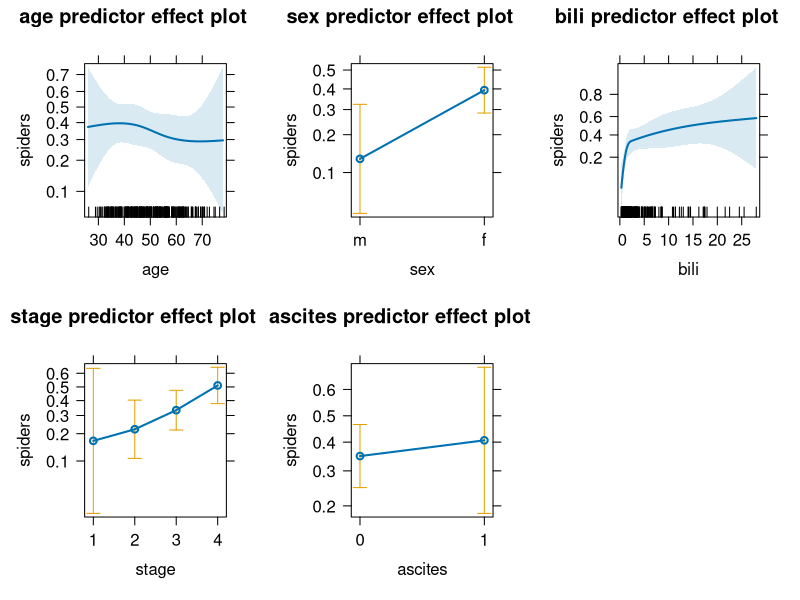
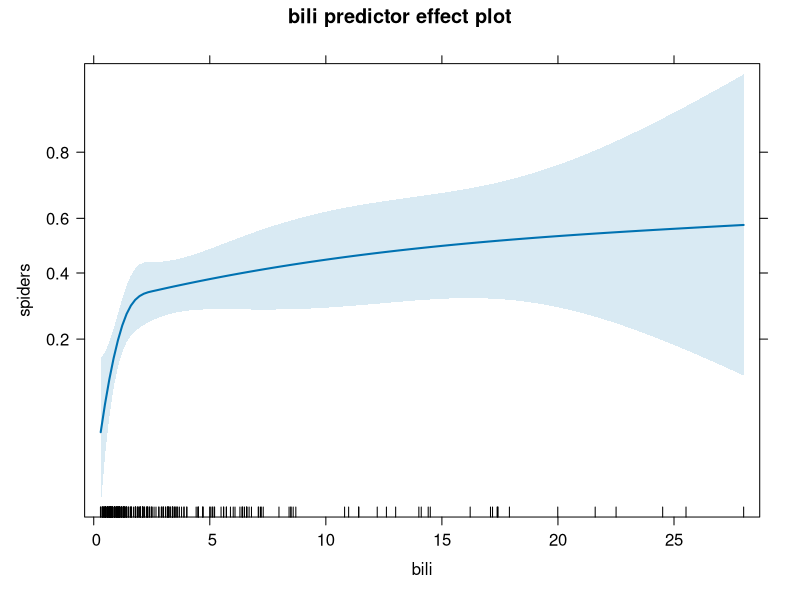
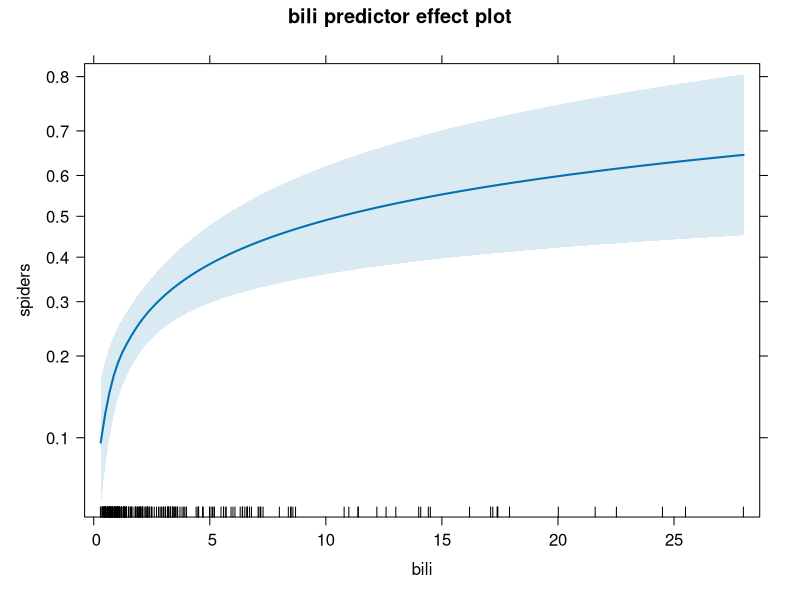

Here is the R script that generated these plots, in order:
## ---- chunk 1
library(knitr)
options(width = 100)

hint <- function(text) {
  id <- paste0('hint_', sample.int(1e10, size = 1))
    cat(
    paste0('\n',
      '<button type="button" class="btn btn-info btn-sm" data-toggle="collapse" ',
      'data-target="#', id, '">Hint</button>',
      '<div id = "', id, '" class="collapse" style="border:1px; ',
      'border-style:solid; padding: 1em; border-color:#1F78B4">',
      text, '</div>')
  )
}
set.seed(2020)
## ---- chunk 2
library(survival)
## ---- chunk 3
pbc <- survival::pbc
## ---- chunk 4
str(pbc[, c(5:11, 20)])
## ---- chunk 5
hint('Three of the variables of interest are coded as integer.')
## ---- chunk 6
table(pbc$spiders, exclude = NULL)
table(pbc$ascites, exclude = NULL)

#  In this case optional:
pbc$spiders <- factor(pbc$spiders)
pbc$stage <- factor(pbc$stage)
## ---- chunk 7
table(pbc$stage, exclude = NULL)
pbc$ascites <- factor(pbc$ascites)
## ---- chunk 8
hint("A logistic regression model is a GLM.")
hint("You need to specify the model `formula`, the `data` and the `family`.")
## ---- chunk 9
mod1 <- glm(spiders ~ age + sex + bili + stage + ascites, data = pbc,
            family = binomial())
summary(mod1)
## ---- chunk 10
smod1 <- capture.output(summary(mod1))
cat("[...]\n",
    paste0(smod1[25:28], sep = "\n"),
    "[...]")
## ---- chunk 11
cat(paste0(smod1[10:11], sep = "\n"),
    "[...]\n",
    paste0(smod1[15], sep = "\n"),
    "[...]"
    )
## ---- chunk 12
cat(paste0(smod1[10:11], sep = "\n"),
    "[...]\n",
    paste0(smod1[16:18], sep = "\n"),
    "[...]"
    )
## ---- chunk 13
mod1b <- glm(spiders ~ age + sex + bili + ascites, data = pbc,
             family = binomial())

# We could also use:
mod1b <- update(mod1, formula = . ~ . - stage)
## ---- chunk 14
cat(paste0(capture.output(anova(mod1, mod1b, test = 'LRT')), collapse = "\n"))
## ---- chunk 15
hint('Use the function `ns()` from the package `splines`.')
## ---- chunk 16
library(splines)
mod2 <- glm(spiders ~ ns(age, df= 3) + sex + ns(bili, df = 3) + stage + ascites,
            data = pbc, family = binomial())

summary(mod2)
## ---- chunk 17
library("effects")
plot(predictorEffects(mod2))
## ---- chunk 18
hint("Re-fit the model and replace the spline for `age` with just `age` to compare the model fit.")
hint('For the comparison, use the `AIC()` or `BIC()`.')
## ---- chunk 19
mod2b <- glm(spiders ~ age + sex + ns(bili, df = 3) + stage + ascites,
             data = pbc, family = binomial())
## ---- chunk 20
cat(paste0(capture.output(BIC(mod2, mod2b)), collapse = "\n"))
## ---- chunk 21
hint('For the visual comparison, the function 
`predictorEffect(predictor = "bili", mod = <name of model>)` may be useful if 
you want to show the effect plot for the variable `bili` only.')
## ---- chunk 22
mod2c <- glm(spiders ~ age + sex + log(bili) + stage + ascites,
             data = pbc, family = binomial())
## ---- chunk 23
cat(paste0(capture.output(BIC(mod2b, mod2c)), collapse = '\n'))
## ---- chunk 24
plot(predictorEffect('bili', mod2b))
plot(predictorEffect('bili', mod2c))
## ---- chunk 25
pbc$stage_ord <- factor(pbc$stage, ordered = TRUE) # or as.ordered()

mod1c <- glm(spiders ~ age + sex + chol + bili + stage_ord + ascites, data = pbc,
            family = binomial())
summary(mod1c)

## ---- chunk 26
table(pbc$stage, pbc$spiders, exclude = NULL)

# but we also might have missing values in other variables, so better make 
# sure we also exclude these cases from our table

pbc_sub <- subset(pbc, !is.na(chol) & !is.na(stage))

table(pbc_sub$stage, pbc_sub$spiders, exclude = NULL)


pbc$stage_rev <- factor(pbc$stage, levels = 4:1, labels = 4:1)
pbc$stage_ref4 <- relevel(pbc$stage, ref = 4)

levels(pbc$stage)
levels(pbc$stage_ref4)
levels(pbc$stage_rev)

mod1b <- glm(spiders ~ age + sex + chol + bili + stage_rev + ascites, data = pbc,
             family = binomial())
summary(mod1b)
